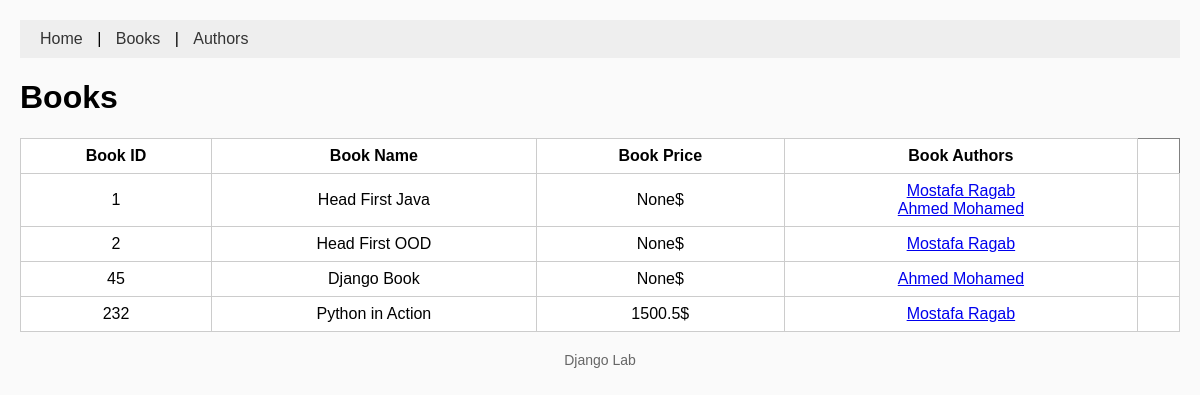
/library/, run on the app's committed database.
### library/models.py (models this page shows, shortened)
class Books(models.Model):
    Name = models.CharField(max_length=100)
    id = models.IntegerField(primary_key=True)
    price = models.FloatField(null=True)

class Authors(models.Model):
    name = models.CharField(max_length=100)
    id = models.IntegerField(primary_key=True)

### library/views.py (the view)
# urls.py: path('', views.book_list, name='book_list'),
def book_list(request):
    result = a.objects.values()
    Authors = [entry for entry in result]
    result = b.objects.values()
    Books = [entry for entry in result]
    result = ab.objects.values()
    AuthorsBooks = [entry for entry in result]
    return render(request, 'library/book_list.html', {"books": Books , "authors":Authors , "AuthorsBooks" : AuthorsBooks})

### library/templates/library/book_list.html (shortened to what this page needs)
{% extends 'base.html' %}
{% block content %}
<html>
  <body>
    <h1>Books</h1>
    <table border="1" id="studentTable">
      <thead>
        <tr>
          <th>Book ID</th>
          <th>Book Name</th>
          <th>Book Price</th>
          <th>Book Authors</th>
        </tr>
      </thead>
      <tbody>
        {% for b in books %}
        <tr>
          <td>{{ b.id }}</td>
          <td>{{ b.Name }}</td>
          <td>{{ b.price }}$</td>
          <td>
            {% for ba in AuthorsBooks %}
                {% for a in authors %}
                  {% if a.id == ba.AuthorID_id %}
                    {% if b.id == ba.BookId_id %}
                       <a href="{% url 'author_detail' a.id %}">{{ a.name }}</a>
                       <br>
                    {% endif %}
                  {% endif %}
                {% endfor %}
            {% endfor %}
          </td>
          <td>{{ s.track }}</td>
        </tr>
        {% endfor %}
      </tbody>
    </table>
  </body>
</html>
{% endblock %}

### static/css/style.css (style rules this page uses)
body { font-family: Arial, sans-serif; margin: 20px; background-color: #fafafa; }
table { width: 100%; border-collapse: collapse; background: white; }
th, td { padding: 8px; border: 1px solid #ccc; text-align: center; }

### data on the page
Books: id "1", Name "Head First Java", price "None"
Authors: name "Mostafa Ragab"
Authors: name "Ahmed Mohamed"
Books: id "2", Name "Head First OOD", price "None"
Books: id "45", Name "Django Book", price "None"
Books: id "232", Name "Python in Action", price "1500.5"
